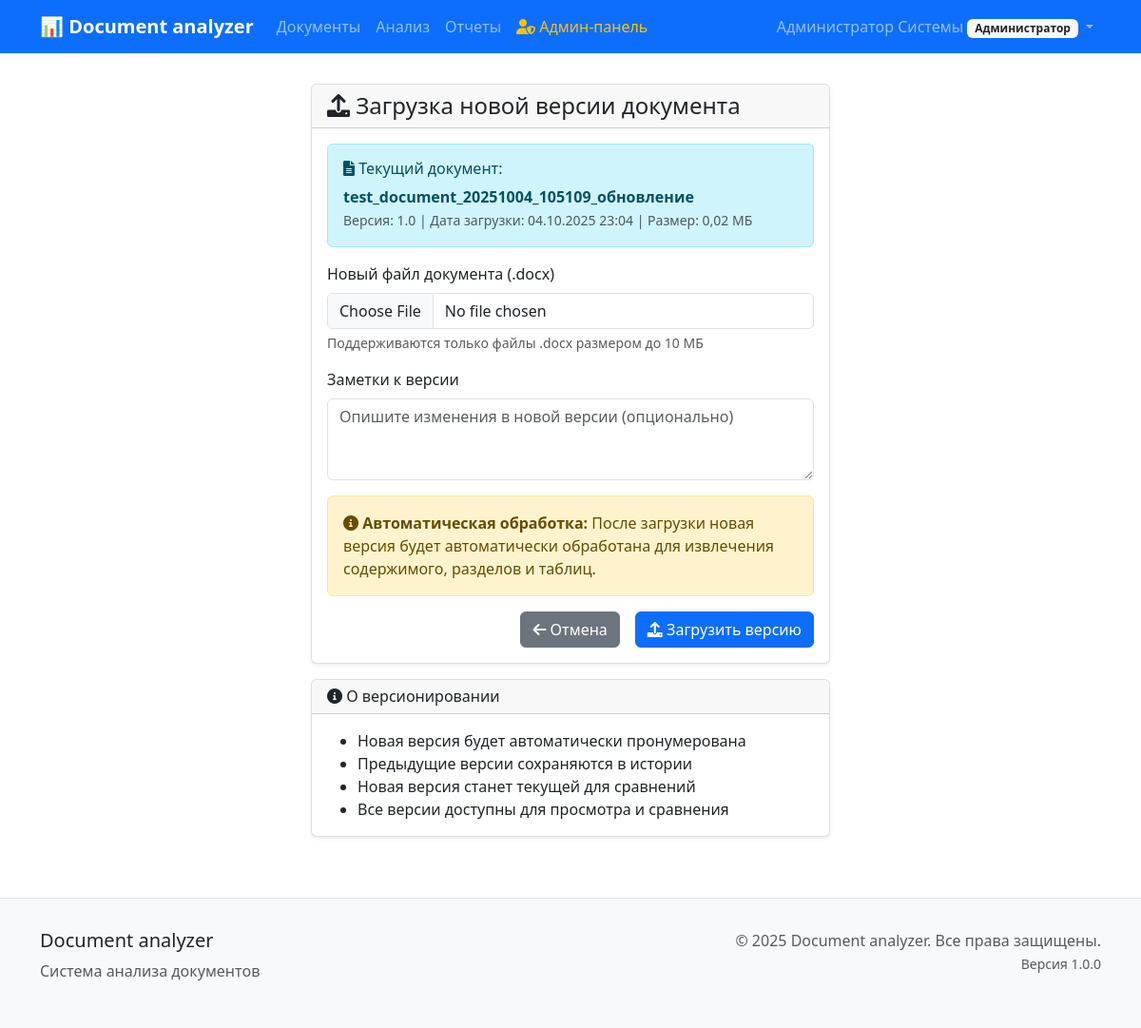
The page /documents/88/version/upload/ (signed in) on the database as committed earlier.
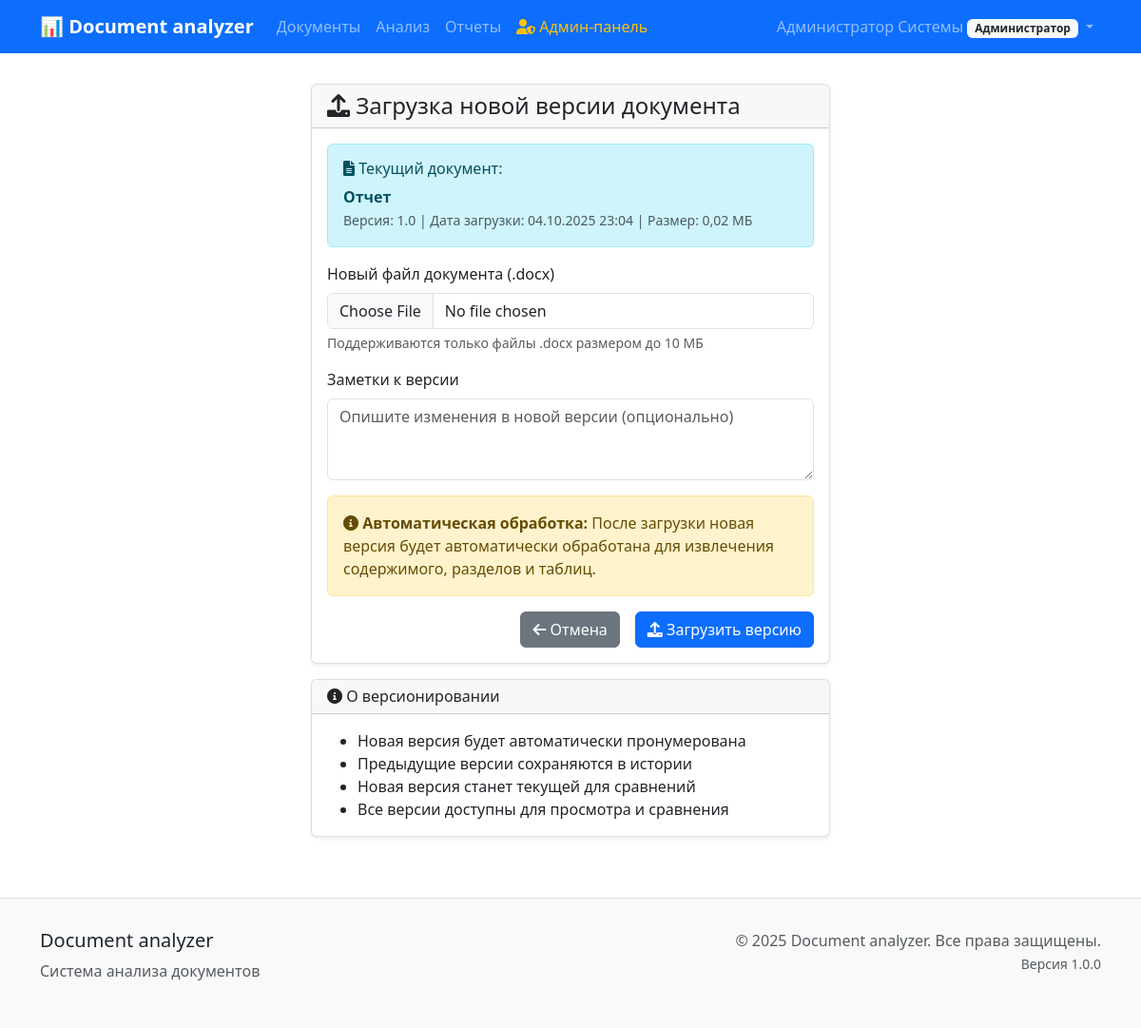
The same page on the database as committed later.
### documents/models.py (models this page shows, shortened)
class Document(models.Model):
    STATUS_CHOICES = [
        ('uploaded', 'Загружен'),
        ('processing', 'Обрабатывается'),
        ('processed', 'Обработан'),
        ('error', 'Ошибка'),
    ]
    title = models.CharField(
        max_length=255,
        verbose_name='Название документа'
    )
    filename = models.CharField(
        max_length=255,
        verbose_name='Имя файла'
    )
    file = models.FileField(
        upload_to='documents/%Y/%m/%d/',
        validators=[FileExtensionValidator(allowed_extensions=['docx'])],
        verbose_name='Файл документа'
    )
    file_size = models.BigIntegerField(
        verbose_name='Размер файла (байт)'
    )
    checksum = models.CharField(
        max_length=64,
        verbose_name='Контрольная сумма'
    )
    version = models.CharField(
        max_length=50,
        default='1.0',
        verbose_name='Версия'
    )
    status = models.CharField(
        max_length=20,
        choices=STATUS_CHOICES,
        default='uploaded',
        verbose_name='Статус'
    )
    upload_date = models.DateTimeField(
        auto_now_add=True,
        verbose_name='Дата загрузки'
    )
    processed_date = models.DateTimeField(
        null=True,
        blank=True,
        verbose_name='Дата обработки'
    )
    user = models.ForeignKey(
        User,
        on_delete=models.CASCADE,
        related_name='documents',
        verbose_name='Пользователь'
    )
    parent_document = models.ForeignKey(
        'self',
        on_delete=models.CASCADE,
        null=True,
        blank=True,
        related_name='versions',
        verbose_name='Родительский документ'
    )
    is_latest_version = models.BooleanField(
        default=True,
        verbose_name='Последняя версия'
    )
    version_notes = models.TextField(
        blank=True,
        verbose_name='Заметки к версии'
    )
    content_text = models.TextField(
        blank=True,
        verbose_name='Текстовое содержимое'
    )
    content_structure = models.JSONField(
        default=dict,
        blank=True,
        verbose_name='Структура документа'
    )
    metadata = models.JSONField(
        default=dict,
        blank=True,
        verbose_name='Метаданные'
    )
    class Meta:
        verbose_name = 'Документ'
        verbose_name_plural = 'Документы'
        ordering = ['-upload_date']
    def get_file_size_mb(self):
        if self.file_size:
            return round(self.file_size / (1024 * 1024), 2)
        return 0

### documents/views.py (the view, shortened to what this page needs)
# urls.py: path('<int:pk>/version/upload/', views.DocumentVersionUploadView.as_view(), name='version_upload'),
class DocumentVersionUploadView(LoginRequiredMixin, View):
    def get(self, request, pk):
        document = get_object_or_404(Document, pk=pk, user=request.user)
        form = DocumentVersionUploadForm()
        return render(request, 'documents/document_version_upload.html', {
            'document': document,
            'form': form
        })

### documents/forms.py (shortened to what this page needs)
class DocumentVersionUploadForm(forms.Form):
    file = forms.FileField(
        label='Новый файл документа (.docx)',
        widget=forms.FileInput(attrs={
            'class': 'form-control',
            'accept': '.docx'
        })
    )
    version_notes = forms.CharField(
        label='Заметки к версии',
        required=False,
        widget=forms.Textarea(attrs={
            'class': 'form-control',
            'rows': 3,
            'placeholder': 'Опишите изменения в новой версии (опционально)'
        })
    )

### templates/documents/document_version_upload.html (shortened to what this page needs)
{% extends 'base/base.html' %}
{% block content %}
<div class="row justify-content-center">
    <div class="col-md-8 col-lg-6">
        <div class="card">
            <div class="card-header">
                <h4 class="mb-0">
                    <i class="fas fa-upload"></i> Загрузка новой версии документа
                </h4>
            </div>
            <div class="card-body">
                <div class="alert alert-info">
                    <h6><i class="fas fa-file-alt"></i> Текущий документ:</h6>
                    <strong>{{ document.title }}</strong><br>
                    <small class="text-muted">
                        Версия: {{ document.version }} |
                        Дата загрузки: {{ document.upload_date|date:"d.m.Y H:i" }} |
                        Размер: {{ document.get_file_size_mb }} МБ
                    </small>
                </div>
                <form method="post" enctype="multipart/form-data">
                    <div class="mb-3">
                        <label for="{{ form.file.id_for_label }}" class="form-label">
                            {{ form.file.label }}
                        </label>
                        {{ form.file }}
                        <div class="form-text">
                            Поддерживаются только файлы .docx размером до 10 МБ
                        </div>
                    </div>
                    <div class="mb-3">
                        <label for="{{ form.version_notes.id_for_label }}" class="form-label">
                            {{ form.version_notes.label }}
                        </label>
                        {{ form.version_notes }}
                    </div>
                    <div class="alert alert-warning">
                        <i class="fas fa-info-circle"></i>
                        <strong>Автоматическая обработка:</strong> После загрузки новая версия будет автоматически обработана для извлечения содержимого, разделов и таблиц.
                    </div>
                    <div class="d-grid gap-2 d-md-flex justify-content-md-end">
                        <a href="{% url 'documents:detail' document.pk %}" class="btn btn-secondary me-md-2">
                            <i class="fas fa-arrow-left"></i> Отмена
                        </a>
                        <button type="submit" class="btn btn-primary">
                            <i class="fas fa-upload"></i> Загрузить версию
                        </button>
                    </div>
                </form>
            </div>
        </div>
        <div class="card mt-3">
            <div class="card-header">
                <h6 class="mb-0">
                    <i class="fas fa-info-circle"></i> О версионировании
                </h6>
            </div>
            <div class="card-body">
                <ul class="mb-0">
                    <li>Новая версия будет автоматически пронумерована</li>
                    <li>Предыдущие версии сохраняются в истории</li>
                    <li>Новая версия станет текущей для сравнений</li>
                    <li>Все версии доступны для просмотра и сравнения</li>
                </ul>
            </div>
        </div>
    </div>
</div>
{% endblock %}

Rows that differ between the two databases and show on the page:
changed Document: title "test_document_20251004_105109_обновление" → "Отчет"
